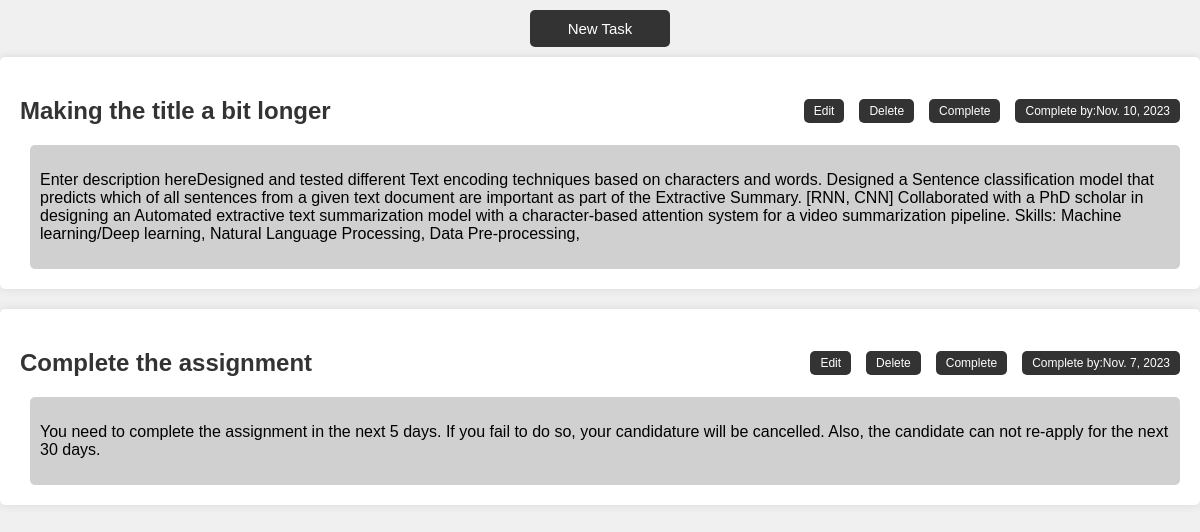
The page / on the database its author committed.
### tasks/models.py (models this page shows, shortened)
class Task(models.Model):
    title = models.CharField(max_length=200)
    description = models.TextField()
    completed = models.BooleanField(default=False)
    created = models.DateTimeField(auto_now_add=True)
    due_date = models.DateField(null=True, blank=True)

### tasks/views.py (the view)
# urls.py: path('', views.task_list, name='task_list'),
def task_list(request):
    tasks = Task.objects.all()
    return render(request, 'tasks/task_list.html', {'tasks': tasks})

### tasks/templates/tasks/task_list.html
{% extends 'base.html' %}
{% block content %}
<body class="task-list-body">
<a href="{% url 'task_new' %}" class="new-task-btn">New Task</a>
{% for task in tasks %}
    <div class="task">
        <div class="task-header">
            <h2>{{ task.title }}</h2>
            <div class="buttons">
                <a href="{% url 'task_edit' pk=task.pk %}"><button class="edit-delete-btn">Edit</button></a>
                <a href="{% url 'task_delete' pk=task.pk %}"><button class="edit-delete-btn">Delete</button></a>
                <a href="{% url 'task_delete' pk=task.pk %}"><button class="edit-delete-btn">Complete</button></a>
                <a href="{% url 'task_edit' pk=task.pk %}"><button class="edit-delete-btn">Complete by:{{ task.due_date}}</button></a>
            </div>
        </div>
        <div class="task-content">
            <div class="description">
                <p>{{ task.description }}</p>
            </div>
        </div>
    </div>
{% endfor %}
</body>
{% endblock %}

### tasks/templates/base.html (shortened to what this page needs)
<!DOCTYPE html>
<html>
<head>
    {% load static %}
    <link rel="stylesheet" type="text/css" href="{% static 'styles.css' %}">
</head>
<body>
    {% block content %}
    {% endblock %}
</body>
</html>

### tasks/static/styles.css (style rules this page uses)
.task-list-body { font-family: Arial, sans-serif; background-color: #f0f0f0; margin: 0; padding: 0; }
h2 { color: #333; font-family: 'Arial', sans-serif; font-size: 24px; }
.task { padding-top: 5px; background-color: #fff; box-shadow: 0 0 10px rgba(0,0,0,0.1); padding: 20px; margin-bottom: 20px; border-radius: 5px; }
.task-header { display: flex; justify-content: space-between; align-items: center; }
.buttons { display: flex; gap: 10px; }
button { background-color: #007BFF; color: #fff; border: none; border-radius: 5px; padding: 10px 20px; text-decoration: none; font-size: 15px; margin: 10px 0; }
.description { background-color: #d0d0d0; border-radius: 5px; padding: 10px; margin-left: 10px; }
.new-task-btn { background-color: #333; color: #fff; border: none; border-radius: 5px; padding: 10px 20px; text-decoration: none; font-size: 15px; margin: 10px 0; display: block; width: 100px; margin: 10px auto; text-align: center; }
.edit-delete-btn { background-color: #333; color: #fff; border: none; border-radius: 5px; padding: 5px 10px; text-decoration: none; font-size: 12px; margin-left: 5px; text-align: center; }
body { background-color: grey; }

### rows shown on the page
Task: title "Making the title a bit longer", due_date "Nov. 10, 2023", description "Enter description hereDesigned and tested different Text encoding techniques based on characters and words. Designed a Sentence classification model that predicts which of all sentences from a given text document are important as part of the Extractive Summary. [RNN, CNN] Collaborated with a PhD scholar in designing an Automated extractive text summarization model with a character-based attention system for a video summarization pipeline. Skills: Machine learning/Deep learning, Natural Language Processing, Data Pre-processing,"
Task: title "Complete the assignment", due_date "Nov. 7, 2023", description "You need to complete the assignment in the next 5 days. If you fail to do so, your candidature will be cancelled. Also, the candidate can not re-apply for the next 30 days."
